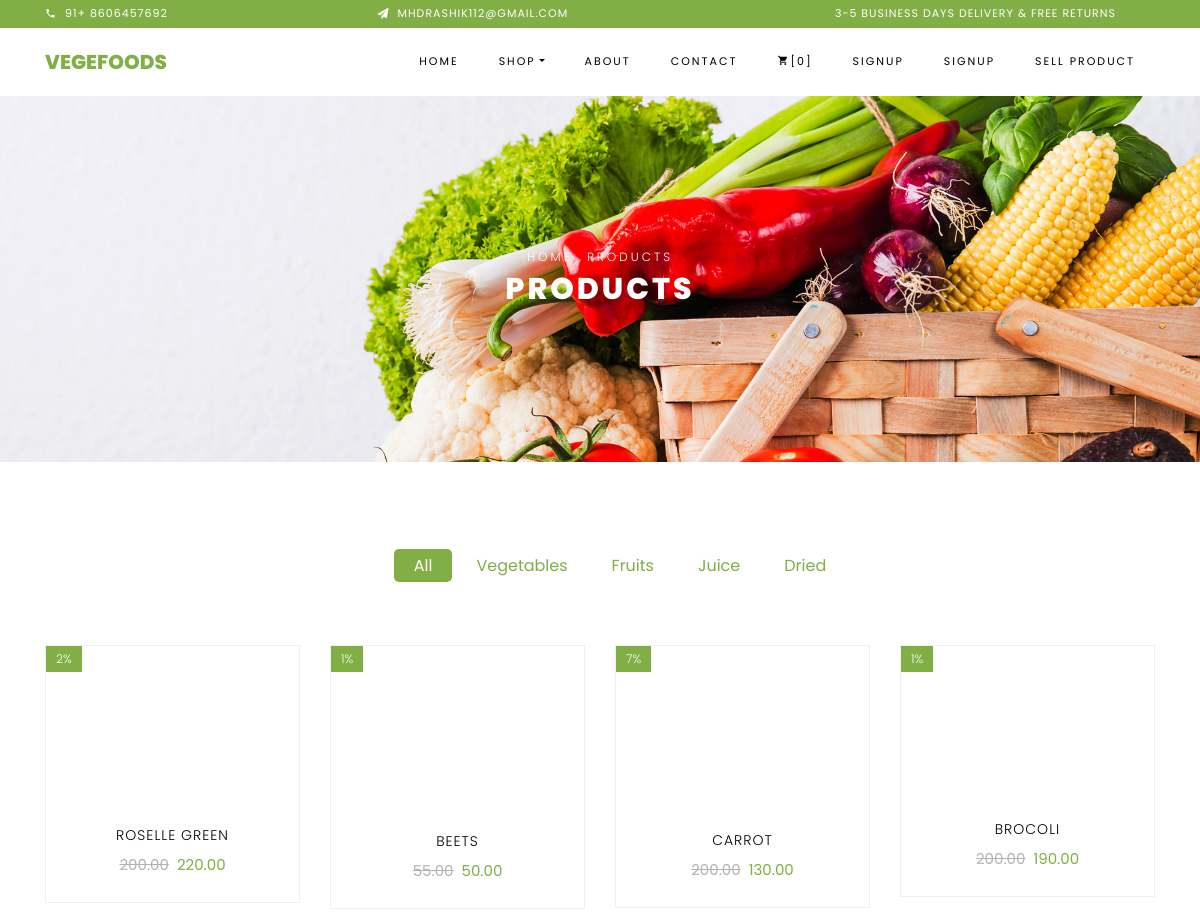
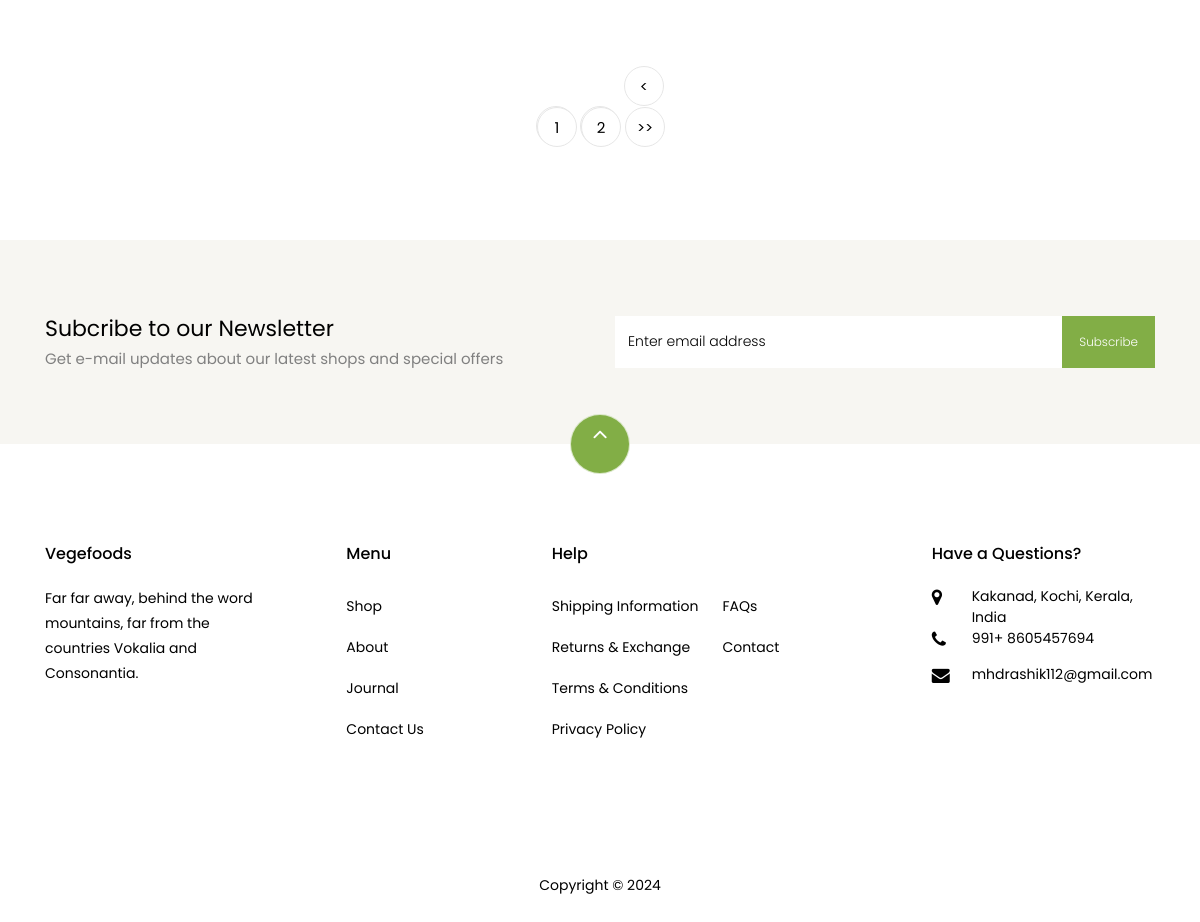
The app's page /shop/ with its own data (2 pictures, top to bottom).
### product/models.py (models this page shows, shortened)
class Product(models.Model):
    name = models.CharField(max_length=100)
    description = models.TextField()
    price = models.DecimalField(max_digits=10, decimal_places=2)
    discount_price = models.DecimalField(max_digits=10, decimal_places=2, null=True, blank=True)
    net_weight = models.CharField(max_length=50)
    storage_method = models.TextField()
    discount_percentage = models.PositiveIntegerField(null=True, blank=True)
    image = models.ImageField(upload_to='products/', null=True,blank=True)

### product/views.py (the view)
# urls.py: path('shop/',views.product_list,name='shop'),
def product_list(request):
    page = 1
    if request.GET:
        page = request.GET.get('page', 1)
    products = Product.objects.all().order_by('id')  # Add order_by to ensure consistent ordering
    if not products.exists():
        products = []
    product_paginator = Paginator(products, 4)
    products = product_paginator.get_page(page)
    return render(request, 'shop.html', {'products': products})

### product/templates/shop.html (shortened to what this page needs)
{% load static %}
<!DOCTYPE html>
<html lang="en">
  <head>
    <link rel="stylesheet" href="/static/css/open-iconic-bootstrap.min.css" />
    <link rel="stylesheet" href="/static/css/animate.css" />
    <link rel="stylesheet" href="/static/css/owl.carousel.min.css" />
    <link rel="stylesheet" href="/static/css/owl.theme.default.min.css" />
    <link rel="stylesheet" href="/static/css/magnific-popup.css" />
    <link rel="stylesheet" href="/static/css/aos.css" />
    <link rel="stylesheet" href="/static/css/ionicons.min.css" />
    <link rel="stylesheet" href="/static/css/bootstrap-datepicker.css" />
    <link rel="stylesheet" href="/static/css/jquery.timepicker.css" />
    <link rel="stylesheet" href="/static/css/flaticon.css" />
    <link rel="stylesheet" href="/static/css/icomoon.css" />
    <link rel="stylesheet" href="/static/css/style.css" />
  </head>
  <body class="goto-here">
    <div class="py-1 bg-primary">
      <div class="container">
        <div
          class="row no-gutters d-flex align-items-start align-items-center px-md-0"
        >
          <div class="col-lg-12 d-block">
            <div class="row d-flex">
              <div class="col-md pr-4 d-flex topper align-items-center">
                <div
                  class="icon mr-2 d-flex justify-content-center align-items-center"
                >
                  <span class="icon-phone2"></span>
                </div>
                <span class="text">91+ 8606457692</span>
              </div>
              <div class="col-md pr-4 d-flex topper align-items-center">
                <div
                  class="icon mr-2 d-flex justify-content-center align-items-center"
                >
                  <span class="icon-paper-plane"></span>
                </div>
                <span class="text">mhdrashik112@gmail.com</span>
              </div>
              <div
                class="col-md-5 pr-4 d-flex topper align-items-center text-lg-right"
              >
                <span class="text"
                  >3-5 Business days delivery &amp; Free Returns</span
                >
              </div>
            </div>
          </div>
        </div>
      </div>
    </div>
    <nav
      class="navbar navbar-expand-lg navbar-dark ftco_navbar bg-dark ftco-navbar-light"
      id="ftco-navbar"
    >
      <div class="container">
        <a class="navbar-brand" href="{% url 'index' %} ">Vegefoods</a>
        <div class="collapse navbar-collapse" id="ftco-nav">
          <ul class="navbar-nav ml-auto">
            <li class="nav-item">
              <a href="{% url 'index' %}" class="nav-link">Home</a>
            </li>
            <li class="nav-item active dropdown">
              <a
                class="nav-link dropdown-toggle"
                href="#"
                id="dropdown04"
                data-toggle="dropdown"
                aria-haspopup="true"
                aria-expanded="false"
                >Shop</a
              >
            </li>
            <li class="nav-item">
              <a href="{% url 'about' %}" class="nav-link">About</a>
            </li>
            <li class="nav-item">
              <a href="{% url 'contact' %}" class="nav-link">Contact</a>
            </li>
            <li class="nav-item cta cta-colored">
              <a href="{% url 'cart' %}" class="nav-link"
                ><span class="icon-shopping_cart"></span>[0]</a
              >
              {% if user.is_authenticated %}
              <li class="nav-item">
                <a href="{% url 'logout' %}" class="nav-link">Logout</a>
              </li>
              {% else %}
              <li class="nav-item">
                <a href="{% url 'register' %}" class="nav-link">Signup</a>
              </li>
              <li class="nav-item">
                <a href="{% url 'register' %}" class="nav-link">Signup</a>
              </li>
              {% endif %}
              <li class="nav-item">
                <a href="{% url 'add_product' %}" class="nav-link">Sell Product</a>
              </li>
          </ul>
        </div>
    </nav>
    <div
      class="hero-wrap hero-bread"
      style="background-image: url('/static/images/bg_1.jpg')"
    >
      <div class="container">
        <div
          class="row no-gutters slider-text align-items-center justify-content-center"
        >
          <div class="col-md-9 ftco-animate text-center">
            <p class="breadcrumbs">
              <span class="mr-2"><a href="{% url 'index' %} ">Home</a></span>
              <span>Products</span>
            </p>
            <h1 class="mb-0 bread">Products</h1>
          </div>
        </div>
      </div>
    </div>
    <section class="ftco-section">
      <div class="container">
        <div class="row justify-content-center">
            <div class="col-md-10 mb-5 text-center">
                <ul class="product-category">
                    <li><a href="#" class="active">All</a></li>
                    <li><a href="#">Vegetables</a></li>
                    <li><a href="#">Fruits</a></li>
                    <li><a href="#">Juice</a></li>
                    <li><a href="#">Dried</a></li>
                </ul>
            </div>
        </div>
        <div class="row">
          {% if products %}
          {% for product in products %}
    			<div class="col-md-6 col-lg-3 ftco-animate">
    				<div class="product">
    					<a href=" {% url 'product_details' product.pk %}" class="img-prod">
    						<span class="status">{{product.discount_percentage}}%</span>
    					</a>
    					<div class="text py-3 pb-4 px-3 text-center">
    						<h3><a href="">{{product.name}}</a></h3>
    						<div class="d-flex">
    							<div class="pricing">
		    						<p class="price"><span class="mr-2 price-dc">{{product.price}}</span><span class="price-sale">{{product.discount_price}}</span></p>
		    					</div>
	    					</div>
    					</div>
    				</div>
    			</div>
          {% endfor %}
          {% endif %}
    		</div>
        <div class="row mt-5">
          <div class="col-lg-12   text-center">
            <div class="block-27">
              <ul>
                {% for i in products.paginator.page_range %}
                <li><a href="?page={{i}}"><span>{{i}}</span></a></li>
                {% endfor %}
                {% if products.has_next %}
                <li><a href="?page={{products.next_page_number}}">&lt;<span>>></span></a></li>
                {% endif %}
              </ul>
            </div>
          </div>
        </div>
      </div>
    </section>
    <section class="ftco-section ftco-no-pt ftco-no-pb py-5 bg-light">
      <div class="container py-4">
        <div class="row d-flex justify-content-center py-5">
          <div class="col-md-6">
            <h2 style="font-size: 22px" class="mb-0">
              Subcribe to our Newsletter
            </h2>
            <span
              >Get e-mail updates about our latest shops and special
              offers</span
            >
          </div>
          <div class="col-md-6 d-flex align-items-center">
                        <form action="{% url 'emailsave' %}" class="subscribe-form" method="post">
              <div class="form-group d-flex">
                <input
                  type="text"
                  class="form-control"
                  placeholder="Enter email address"
                />
                <input type="submit" value="Subscribe" class="submit px-3" />
              </div>
            </form>
          </div>
        </div>
      </div>
    </section>
    <footer class="ftco-footer ftco-section">
      <div class="container">
        <div class="row">
          <div class="mouse">
            <a href="#" class="mouse-icon">
              <div class="mouse-wheel">
                <span class="ion-ios-arrow-up"></span>
              </div>
            </a>
          </div>
        </div>
        <div class="row mb-5">
          <div class="col-md">
            <div class="ftco-footer-widget mb-4">
              <h2 class="ftco-heading-2">Vegefoods</h2>
              <p>
                Far far away, behind the word mountains, far from the countries
                Vokalia and Consonantia.
              </p>
              <ul
                class="ftco-footer-social list-unstyled float-md-left float-lft mt-5"
              >
              </ul>
            </div>
          </div>
          <div class="col-md">
            <div class="ftco-footer-widget mb-4 ml-md-5">
              <h2 class="ftco-heading-2">Menu</h2>
              <ul class="list-unstyled">
                <li><a href="#" class="py-2 d-block">Shop</a></li>
                <li><a href="#" class="py-2 d-block">About</a></li>
                <li><a href="#" class="py-2 d-block">Journal</a></li>
                <li><a href="#" class="py-2 d-block">Contact Us</a></li>
              </ul>
            </div>
          </div>
          <div class="col-md-4">
            <div class="ftco-footer-widget mb-4">
              <h2 class="ftco-heading-2">Help</h2>
              <div class="d-flex">
                <ul class="list-unstyled mr-l-5 pr-l-3 mr-4">
                  <li>
                    <a href="#" class="py-2 d-block">Shipping Information</a>
                  </li>
                  <li>
                    <a href="#" class="py-2 d-block">Returns &amp; Exchange</a>
                  </li>
                  <li>
                    <a href="#" class="py-2 d-block">Terms &amp; Conditions</a>
                  </li>
                  <li><a href="#" class="py-2 d-block">Privacy Policy</a></li>
                </ul>
                <ul class="list-unstyled">
                  <li><a href="#" class="py-2 d-block">FAQs</a></li>
                  <li><a href="#" class="py-2 d-block">Contact</a></li>
                </ul>
              </div>
            </div>
          </div>
          <div class="col-md">
            <div class="ftco-footer-widget mb-4">
              <h2 class="ftco-heading-2">Have a Questions?</h2>
              <div class="block-23 mb-3">
                <ul>
                  <li>
                    <span class="icon icon-map-marker"></span
                    ><span class="text"
                      >Kakanad, Kochi, Kerala, India
                 </span
                    >
                  </li>
                  <li>
                    <a href="#"
                      ><span class="icon icon-phone"></span
                      ><span class="text">991+ 8605457694</span></a
                    >
                  </li>
                  <li>
                    <a href="#"
                      ><span class="icon icon-envelope"></span
                      ><span class="text">mhdrashik112@gmail.com</span></a
                    >
                  </li>
                </ul>
              </div>
            </div>
          </div>
        </div>
        <div class="row">
          <div class="col-md-12 text-center">
            <p>
              Copyright &copy;
            </p>
          </div>
        </div>
      </div>
    </footer>
  </body>
</html>

### static/css/icomoon.css (style rules this page uses)
[class^="icon-"], [class*=" icon-"] { font-family: 'icomoon' !important; speak: none; font-style: normal; font-weight: normal; font-variant: normal; text-transform: none; line-height: 1; -webkit-font-smoothing: antialiased; -moz-osx-font-smoothing: grayscale; }
.icon-map-marker:before { content: "\f041"; }
.icon-phone:before { content: "\f095"; }
.icon-envelope:before { content: "\f0e0"; }
.icon-paper-plane:before { content: "\f1d8"; }
.icon-phone2:before { content: "\e0cd"; }
.icon-shopping_cart:before { content: "\e8cc"; }

### records on screen
Product: discount_percentage "2", name "ROSELLE GREEN", price "200.00", discount_price "220.00"
Product: discount_percentage "1", name "BEETS", price "55.00", discount_price "50.00"
Product: discount_percentage "7", name "CARROT", price "200.00", discount_price "130.00"
Product: discount_percentage "1", name "BROCOLI", price "200.00", discount_price "190.00"

### other values on screen
{{ i }} "1" "2"
